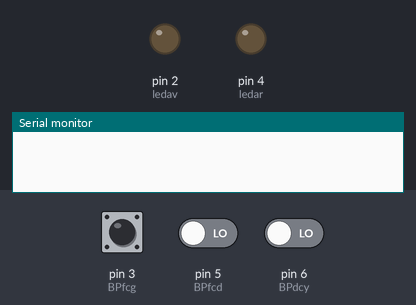
A sketch run on a simulated Arduino Uno, built with avr-gcc and run on an emulated ATmega328P. On the bench: output pins drawn as LEDs (lit = HIGH), the last lines printed to the serial monitor. Dashed ring = blinking. The inputs (shaded band) are chosen by the test bench; at power-on: pin 6 (BPdcy) LOW, pin 3 (BPfcg) LOW, pin 5 (BPfcd) LOW.

Above: at 1.2 s.
1.3 s: pin 6 (BPdcy) driven HIGH
At 2.3 s:
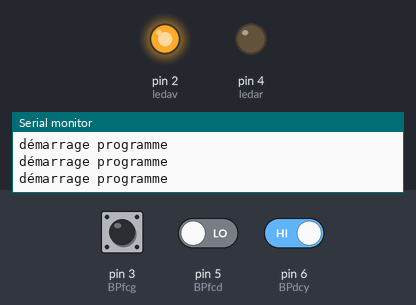
2.8 s: pin 3 (BPfcg) driven HIGH
At 3.5 s:
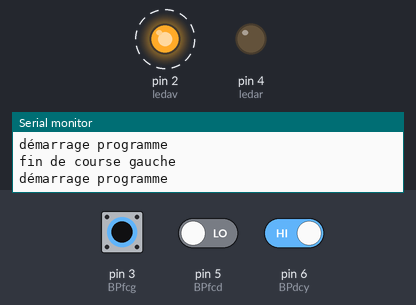
5.8 s: pin 5 (BPfcd) driven HIGH
At 6.5 s:
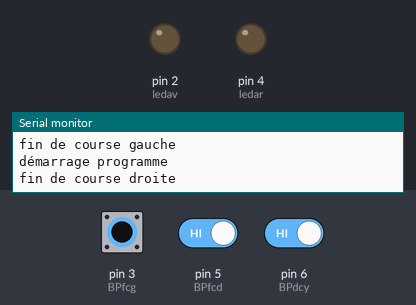
7.3 s: pin 3 (BPfcg) driven LOW
10.3 s: pin 3 (BPfcg) driven HIGH and pin 5 (BPfcd) driven LOW
13.3 s: pin 3 (BPfcg) pulsed LOW 5 times (0.12 s each, 0.3 s apart)
Timing chart, 0 to 65.3 s (numbered marks = the images above; inputs shaded):
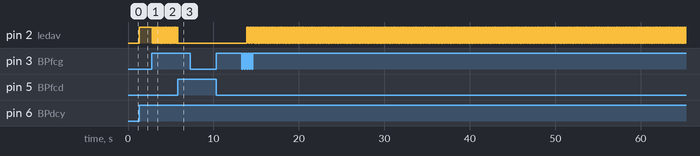

The sketch:

V1.2__test_.ino
```cpp
int ledav =2;
int ledar =4;
int BPfcg =3;
int BPfcd =5;
int BPdcy =6;


void setup()
{
pinMode(ledav,OUTPUT) ;
pinMode(ledar,OUTPUT) ;
pinMode(BPfcg,INPUT) ;
pinMode(BPfcd,INPUT) ;
pinMode(BPdcy,INPUT) ;
Serial.begin(9600);
}

void loop()
{
 if (digitalRead(BPdcy)==HIGH)
 {
  Serial.println("démarrage programme");
  digitalWrite(ledar , LOW) ;
  digitalWrite(ledav , HIGH) ;
  if (digitalRead(BPfcd)==HIGH)
  {
    digitalWrite(ledar , LOW) ;
    digitalWrite(ledav , LOW) ;
    Serial.println("fin de course droite");
    delay(4000);
    digitalWrite(ledar , HIGH) ;
    digitalWrite(ledav , LOW) ;
  }
  if (digitalRead(BPfcg)==HIGH)
  {
    Serial.println("fin de course gauche");
    digitalWrite(ledar , LOW) ;
    digitalWrite(ledav , LOW) ;
  }
 }
}
```

Measured:
- after the input at 1.3 s, pin 2 (ledav): LOW → HIGH at once
- after the input at 2.8 s, pin 2 (ledav): alternates HIGH for 0.02 s and LOW for 0.02 s, starting at once
- after the input at 5.8 s, pin 2 (ledav): goes on until 5.8 s, then stays LOW
- after the input at 10.3 s, every drawn part: stays the same
